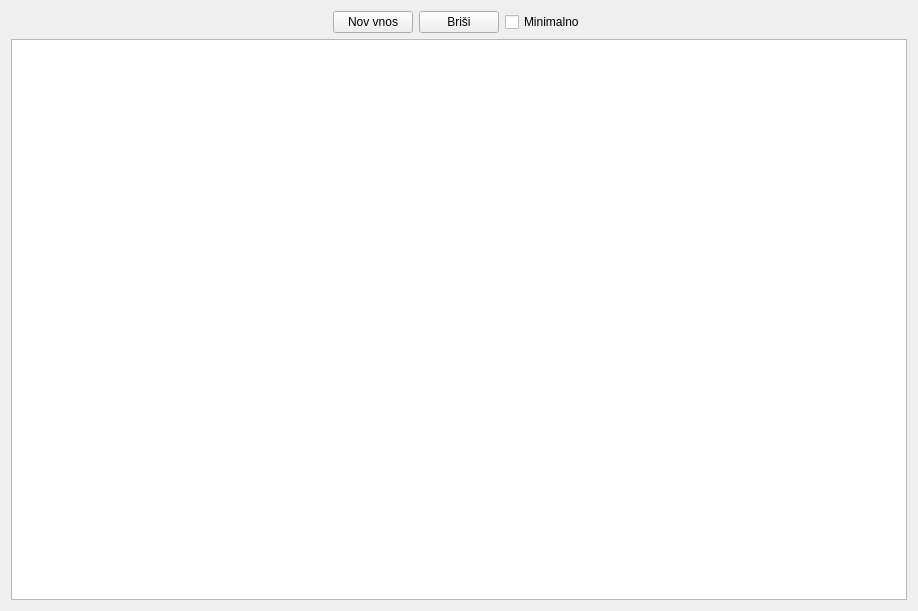
<?xml version="1.0" encoding="UTF-8"?>
<ui version="4.0">
 <class>wid_stranke</class>
 <widget class="QWidget" name="wid_stranke">
  <property name="geometry">
   <rect>
    <x>0</x>
    <y>0</y>
    <width>918</width>
    <height>611</height>
   </rect>
  </property>
  <property name="windowTitle">
   <string>Form</string>
  </property>
  <layout class="QGridLayout" name="gridLayout">
   <item row="0" column="0">
    <layout class="QHBoxLayout" name="horizontalLayout">
     <item>
      <spacer name="horizontalSpacer">
       <property name="orientation">
        <enum>Qt::Horizontal</enum>
       </property>
       <property name="sizeHint" stdset="0">
        <size>
         <width>40</width>
         <height>20</height>
        </size>
       </property>
      </spacer>
     </item>
     <item>
      <widget class="QPushButton" name="btn_nov">
       <property name="text">
        <string>Nov vnos</string>
       </property>
      </widget>
     </item>
     <item>
      <widget class="QPushButton" name="btn_brisi">
       <property name="text">
        <string>Briši</string>
       </property>
      </widget>
     </item>
     <item>
      <widget class="QCheckBox" name="btn_min">
       <property name="text">
        <string>Minimalno</string>
       </property>
      </widget>
     </item>
     <item>
      <spacer name="horizontalSpacer_2">
       <property name="orientation">
        <enum>Qt::Horizontal</enum>
       </property>
       <property name="sizeHint" stdset="0">
        <size>
         <width>40</width>
         <height>20</height>
        </size>
       </property>
      </spacer>
     </item>
    </layout>
   </item>
   <item row="1" column="0">
    <widget class="QTableWidget" name="tbl_stranke">
     <property name="editTriggers">
      <set>QAbstractItemView::NoEditTriggers</set>
     </property>
     <property name="selectionMode">
      <enum>QAbstractItemView::SingleSelection</enum>
     </property>
     <property name="selectionBehavior">
      <enum>QAbstractItemView::SelectRows</enum>
     </property>
    </widget>
   </item>
  </layout>
 </widget>
 <resources/>
 <connections/>
</ui>
